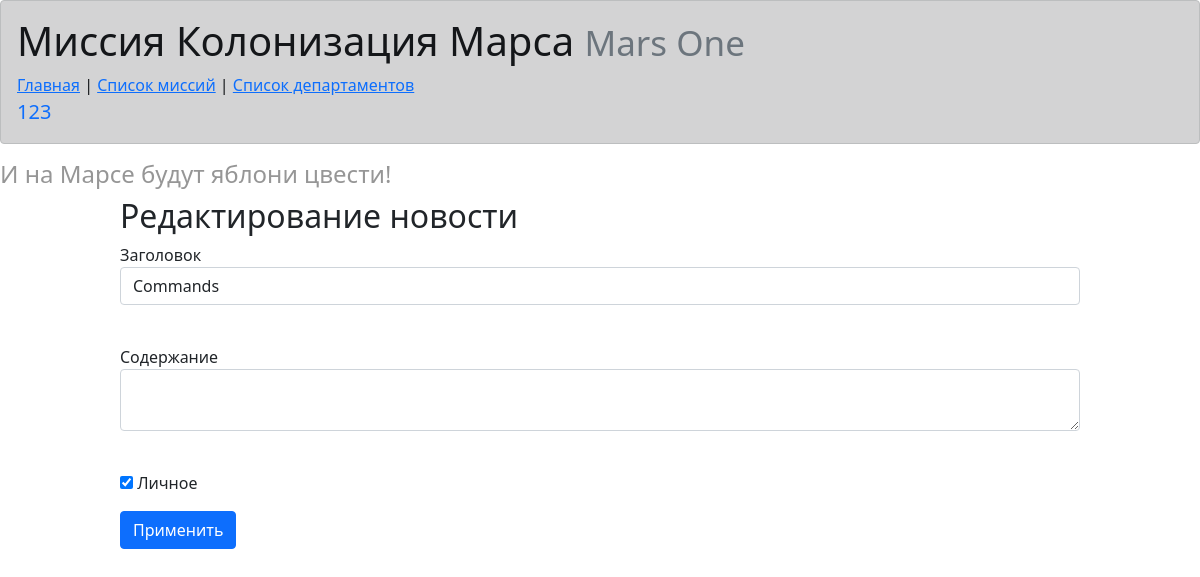
The app's page /news/1 (signed in) with its own data.
### data/users.py (models this page shows, shortened)
class User(SqlAlchemyBase, UserMixin):
    __tablename__ = 'users'
    id = sqlalchemy.Column(sqlalchemy.Integer, primary_key=True, autoincrement=True)
    surname = sqlalchemy.Column(sqlalchemy.String, nullable=True)
    name = sqlalchemy.Column(sqlalchemy.String, nullable=True)
    age = sqlalchemy.Column(sqlalchemy.Integer, nullable=True)
    position = sqlalchemy.Column(sqlalchemy.String, nullable=True)
    speciality = sqlalchemy.Column(sqlalchemy.String, nullable=True)
    address = sqlalchemy.Column(sqlalchemy.String, nullable=True)
    email = sqlalchemy.Column(sqlalchemy.String, nullable=False, unique=True, index=True)
    hashed_password = sqlalchemy.Column(sqlalchemy.String, nullable=True)
    modified_date = sqlalchemy.Column(sqlalchemy.DateTime, default=datetime.datetime.now)

### data/news.py (models this page shows)
class News(SqlAlchemyBase):
    __tablename__ = 'news'
    id = sqlalchemy.Column(sqlalchemy.Integer,
                           primary_key=True, autoincrement=True)
    title = sqlalchemy.Column(sqlalchemy.String, nullable=True)
    content = sqlalchemy.Column(sqlalchemy.String, nullable=True)
    created_date = sqlalchemy.Column(sqlalchemy.DateTime,
                                     default=datetime.datetime.now)
    is_private = sqlalchemy.Column(sqlalchemy.Boolean, default=True)
    user_id = sqlalchemy.Column(sqlalchemy.Integer,
                                sqlalchemy.ForeignKey("users.id"))
    user = orm.relationship('User')

### main.py (the view, shortened to what this page needs)
@app.route('/news/<int:id>', methods=['GET', 'POST'])
@login_required
def edit_news(id):
    form = NewsForm()
    if request.method == "GET":
        db_sess = db_session.create_session()
        news = db_sess.query(News).filter((News.id == id),
                                          ((News.user == current_user) | (current_user.id == 1))
                                          ).first()
        if news:
            form.title.data = news.title
            form.content.data = news.content
            form.is_private.data = news.is_private
        else:
            abort(404)
    return render_template('news.html',
                           title='Редактирование новости',
                           form=form
                           )

### main.py
class NewsForm(FlaskForm):
    title = StringField('Заголовок', validators=[DataRequired()])
    content = TextAreaField("Содержание")
    is_private = BooleanField("Личное")
    submit = SubmitField('Применить')

### data/db_session.py (called while the page is built)
def create_session() -> Session:
    global __factory
    return __factory()

### main.py (called while the page is built)
@login_manager.user_loader
def load_user(user_id):
    db_sess = db_session.create_session()
    return db_sess.query(User).get(user_id)

### templates/news.html (shortened to what this page needs)
{% extends "base.html" %}
{% block content %}
<h2 id="temp">{{ title }}</h2>
<form action="" method="post">
    <p class="forms">
        {{ form.title.label }}<br>
        {{ form.title(class="form-control") }}<br>
    </p>
    <p class="forms">
        {{ form.content.label }}<br>
        {{ form.content(class="form-control") }}<br>
    </p>
    <p class="forms">{{ form.is_private() }} {{ form.is_private.label }}</p>
    <p class="forms">{{ form.submit(type="submit", class="btn btn-primary") }}</p>
</form>
{% endblock %}

### templates/base.html (shortened to what this page needs)
<!DOCTYPE html>
<html lang="en">
<head>
    <link rel="stylesheet" href="/static/css/style.css"/>
    <link rel="stylesheet"
          href="https://cdn.jsdelivr.net/npm/bootstrap@5.0.0-beta1/dist/css/bootstrap.min.css"
>
</head>
<body>
<nav>
<div class="alert alert-dark" role="alert">
    <h1>Миссия Колонизация Марса
        <small class="text-muted">Mars One</small>
    </h1>
<a href="/">Главная</a> | <a href="/jobs">Список миссий</a> | <a href="/departments">Список департаментов</a><br/>
<a>
{% if current_user.is_authenticated %}
    <a class="navbar-brand" href="/logout">{{ current_user.name }}</a>
{% else %}
    <a>
        <a class="btn btn-primary " href="/register">Зарегистрироваться</a>
        <a class="btn btn-success" href="/login">Войти</a>
    </a>
{% endif %}
</a>
</div>
</nav>
<h4>И на Марсе будут яблони цвести!</h4>
{% block content %}{% endblock %}
</body>
</html>

### static/css/style.css (style rules this page uses)
h4 { color: rgb(150, 150, 150); }
h2 { margin-left: 20%; }
#temp { margin-left: 10%; }
.forms { margin-left: 10%; margin-right: 10%; }
a { color: #4a0000; }

### records on screen
User: name "123"
News: title "Commands", is_private "☑"

### other values on screen
{{ title }} "Редактирование новости"
